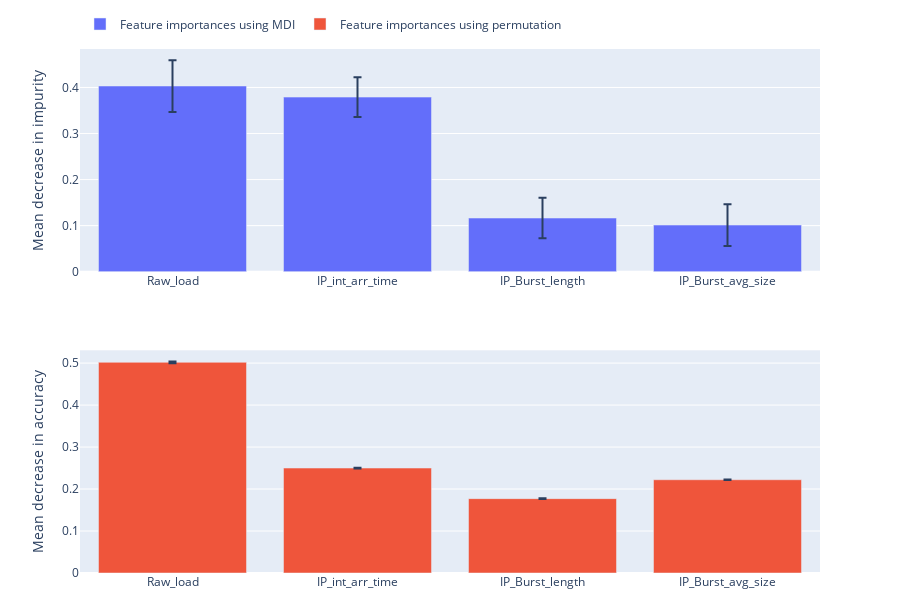

The code cell stored with this chart in its notebook:
### Code cell
fig = make_subplots(rows=2, cols=1)

trace1 = fig.add_trace(
    go.Bar(
      x=training_features,
      y=forest_importances_MDI,
      error_y=dict(
            type='data', # value of error bar given in data coordinates
            array=forest_importances_MDI_std,
            visible=True
            ),
      name="Feature importances using MDI",
      # text=forest_importances_MDI
      ),
    row=1, col=1
)

trace2 = fig.add_trace(
    go.Bar(
      x=training_features,
      y=forest_importances_permute,
      error_y=dict(
            type='data', # value of error bar given in data coordinates
            array=forest_importances_permute_std,
            visible=True
            ),
      name="Feature importances using permutation",
      # text=forest_importances_permute
      ),
    row=2, col=1
)

fig.update_layout(
  height=600, 
  width=900, 
)
fig.update_layout(
  legend=dict(
    orientation="h",
    yanchor="bottom",
    y=1.02,
    xanchor="left",
    x=0
    )
  )

fig.update_yaxes(title="Mean decrease in impurity", row=1, col=1)
fig.update_yaxes(title="Mean decrease in accuracy", row=2, col=1)
fig.update_layout(margin=dict(t=10, b=10))
fig.write_image("assets/feat_importances.pdf")
fig.show()

### Figure 1 — Plotly figure (JSON) as saved in the notebook; plotly's stock layout.template omitted (floating-point values rounded to 4 significant figures)
{"data": [{"error_y": {"array": [0.05617, 0.04307, 0.04407, 0.04523], "type": "data", "visible": true}, "name": "Feature importances using MDI", "type": "bar", "x": ["Raw_load", "IP_int_arr_time", "IP_Burst_length", "IP_Burst_avg_size"], "xaxis": "x", "y": [0.4032, 0.3791, 0.1165, 0.1012], "yaxis": "y"}, {"error_y": {"array": [0.002095, 0.0008242, 0.0008203, 0.0008499], "type": "data", "visible": true}, "name": "Feature importances using permutation", "type": "bar", "x": ["Raw_load", "IP_int_arr_time", "IP_Burst_length", "IP_Burst_avg_size"], "xaxis": "x2", "y": [0.5019, 0.25, 0.1771, 0.2221], "yaxis": "y2"}], "layout": {"height": 600, "legend": {"orientation": "h", "x": 0, "xanchor": "left", "y": 1.02, "yanchor": "bottom"}, "margin": {"b": 10, "t": 10}, "width": 900, "xaxis": {"anchor": "y", "domain": [0, 1]}, "xaxis2": {"anchor": "y2", "domain": [0, 1]}, "yaxis": {"anchor": "x", "domain": [0.575, 1], "title": {"text": "Mean decrease in impurity"}}, "yaxis2": {"anchor": "x2", "domain": [0, 0.425], "title": {"text": "Mean decrease in accuracy"}}}}
